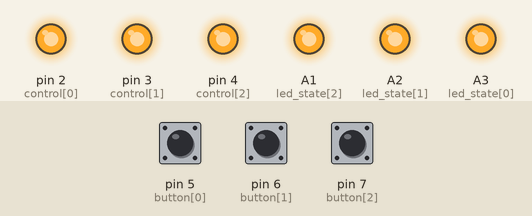
The program below on a simulated Arduino Pro Mini, built with avr-gcc and run on an emulated ATmega328P. On the bench: output pins drawn as LEDs (lit = HIGH). The inputs (shaded band) are chosen by the test bench; at power-on: pin 5 (button[0]) LOW, pin 6 (button[1]) LOW, pin 7 (button[2]) LOW. EEPROM starts erased; no radio packets arrive unless stated; pins used as bus, display or sensor lines are not drawn; what the program prints to the serial monitor is not drawn.

Above: at 1.2 s.
1.3 s: pin 5 (button[0]) pulled HIGH for 0.15 s
At 2.6 s:
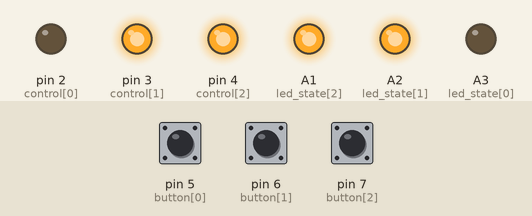
2.9 s: pin 6 (button[1]) pulled HIGH for 0.15 s
At 3.9 s:
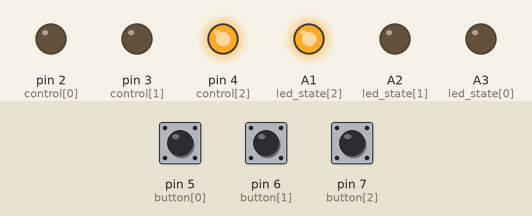
4.5 s: pin 7 (button[2]) pulled HIGH for 0.15 s
At 5.1 s:
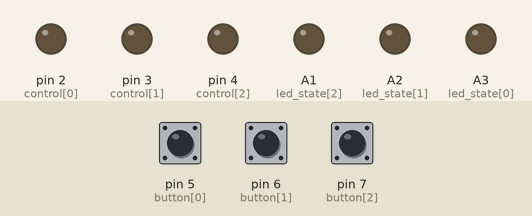
6.1 s: pin 5 (button[0]) pulled HIGH for 1 s
At 7.6 s:
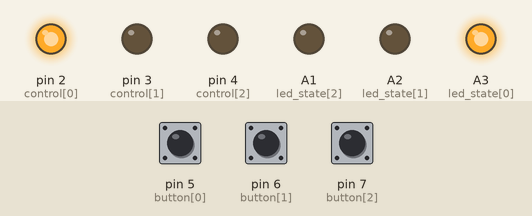
8.6 s: pin 6 (button[1]) pulled HIGH for 1 s
At 10.7 s:
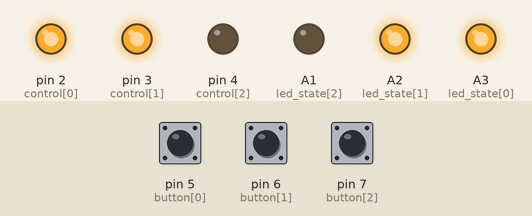
11.1 s: pin 5 (button[0]) pulled HIGH for 0.15 s
At 12.5 s:
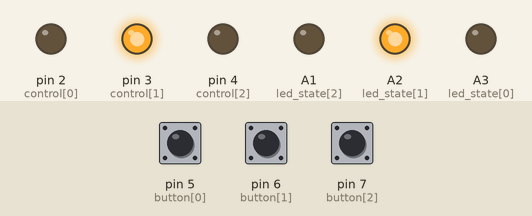
Timing chart, 0 to 13.7 s (numbered marks = the images above; inputs shaded):
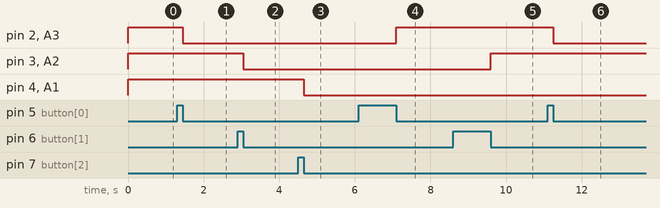

The program:

main.cpp
```cpp
/* In this product - the address (channel) to communicate is define as <the HC code> (3 degits)
+ <company code> (7 degits) + <product code> (3 degits). So we have the following list product code:
CA-SWR: 1002502019001 (13)
CA-SWR2: 1002502019002 (13)
CA-SWR3: 1002502019003 (13)
  Product code: 740a8d1e-c649-475e-a270-c5d9a44b40a8
  RF channel (3 button): 83878226022002
  Button topic: 774f2306-51ad-4bf1-ba9e-0ddee9bd2375
                5124ba3a-7a45-472b-8468-6f2a041733ac
                a0087ff7-3613-442f-b6c5-0d5d2f0f1a30
*/

#include <Arduino.h>
#include <EEPROM.h>
#include <RF24.h>
#include <SPI.h>
using namespace std;

int CE = 9;
int CSN = 10;
RF24 radio(CE, CSN);                    //nRF24L01 (CE,CSN) connections PIN
const uint64_t address = 1002502019003; //Changeable

const int control[3] = {2, 3, 4};
const int button[3] = {5, 6, 7};
const int led_state[3] = {A3, A2, A1};

int deviceState[3];

float state_Device_sendtoHC[3];
float message_controlfromHC[3];

void checkDevicesState()
{

  for (int i = 0; i < 3; i++)
  {
    deviceState[i] = EEPROM.read(i);
    if (deviceState[i])
    {
      digitalWrite(control[i], HIGH);
      digitalWrite(led_state[i], HIGH);
    }
  }
}

int isButton_Click(int GPIO_to_read)
{
  int out = 0;
  while (digitalRead(GPIO_to_read) == 1)
  {
    delay(50);
    out = 1;
  }
  return out;
}

void setup()
{
  SPI.begin();
  Serial.begin(9600);
  Serial.println("\nCA-SWR3 say hello to your home <3 ! ");
  for (int i = 0; i < 3; i++)
  {
    pinMode(button[i], INPUT);
    pinMode(control[i], OUTPUT);
    pinMode(led_state[i], OUTPUT);
  }
  pinMode(CSN, OUTPUT);

  checkDevicesState();
  radio.begin();
  radio.setRetries(15, 15);
  radio.setPALevel(RF24_PA_MAX);
}

void loop()
{
  radio.openReadingPipe(1, address);
  radio.startListening();

  if (radio.available())
  {
    memset(&message_controlfromHC, ' ', sizeof(message_controlfromHC));
    radio.read(&message_controlfromHC, sizeof(message_controlfromHC));

    // first message (message_controlfromHC[0]) is index button (1 - 2 -3)
    // second message is controled state of button
    int buttonIndex = ((int)message_controlfromHC[0]) - 1;
    boolean controlState = (boolean)message_controlfromHC[1];


    digitalWrite(control[buttonIndex], controlState);
    digitalWrite(led_state[buttonIndex], controlState);
    deviceState[buttonIndex] = controlState;
  }

  for (int i = 0; i < 3; i++)
  {
    boolean check_Button = isButton_Click(button[i]);
    if (check_Button)
    {
      radio.stopListening();
      deviceState[i] = !deviceState[i];
      digitalWrite(control[i], deviceState[i]);
      digitalWrite(led_state[i], deviceState[i]);
      state_Device_sendtoHC[0] = (float)(i + 1);        // button index (1 - 2 - 3)
      state_Device_sendtoHC[1] = (float)deviceState[i]; // state button (true - false)
      EEPROM.update(i, deviceState[i]);

      radio.openWritingPipe(address);
      radio.write(&state_Device_sendtoHC, sizeof(state_Device_sendtoHC));
    }
  }
}
```

Measured:
- after the input at 1.3 s, pin 2 (control[0]), A3 (led_state[0]): HIGH → LOW after 0.15 s
- after the input at 2.9 s, pin 3 (control[1]), A2 (led_state[1]): HIGH → LOW after 0.15 s
- after the input at 4.5 s, pin 4 (control[2]), A1 (led_state[2]): HIGH → LOW after 0.15 s
- after the input at 6.1 s, pin 2 (control[0]), A3 (led_state[0]): LOW → HIGH after 1.0 s
- after the input at 8.6 s, pin 3 (control[1]), A2 (led_state[1]): LOW → HIGH after 1.0 s
- after the input at 11.1 s, pin 2 (control[0]), A3 (led_state[0]): HIGH → LOW after 0.15 s
